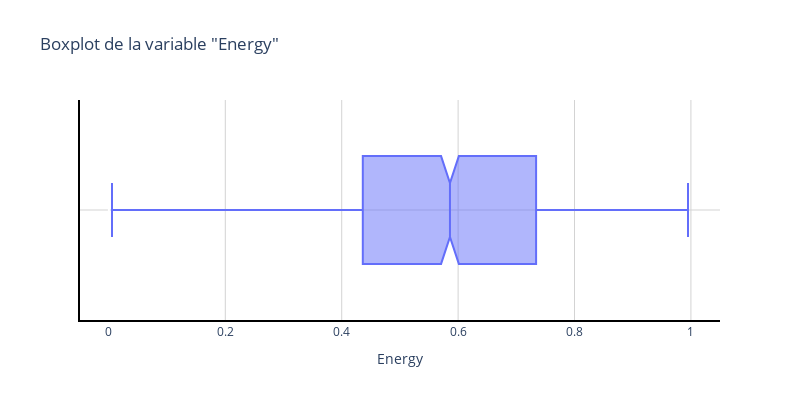

The notebook cell this image was saved under:
### Markdown cell above
Se realizó un *boxplot* para estudiar la variable:

### Code cell
# Creación del boxplot.
fig = px.box(modified_dataset, x="Energy", title='Boxplot de la variable "Energy"', width=800, height=400, notched=True)

configurar_fondo(fig)

fig.show()

### Figure 1 — Plotly figure (JSON) as saved in the notebook; plotly's stock layout.template omitted (floating-point values rounded to 4 significant figures; data arrays with more than 128 entries replaced by an {"elided": "..."} marker saying what was removed)
{"data": [{"alignmentgroup": "True", "hovertemplate": "Energy=%{x}<extra></extra>", "legendgroup": "", "marker": {"color": "#636efa"}, "name": "", "notched": true, "offsetgroup": "", "orientation": "h", "showlegend": false, "type": "box", "x": {"elided": "935 float values"}, "x0": " ", "xaxis": "x", "y0": " ", "yaxis": "y"}], "layout": {"boxmode": "group", "height": 400, "legend": {"tracegroupgap": 0}, "plot_bgcolor": "white", "title": {"text": "Boxplot de la variable \"Energy\""}, "width": 800, "xaxis": {"anchor": "y", "domain": [0, 1], "gridcolor": "lightgray", "linecolor": "black", "linewidth": 2, "showline": true, "title": {"text": "Energy"}}, "yaxis": {"anchor": "x", "domain": [0, 1], "gridcolor": "lightgray", "linecolor": "black", "linewidth": 2, "showline": true}}}
